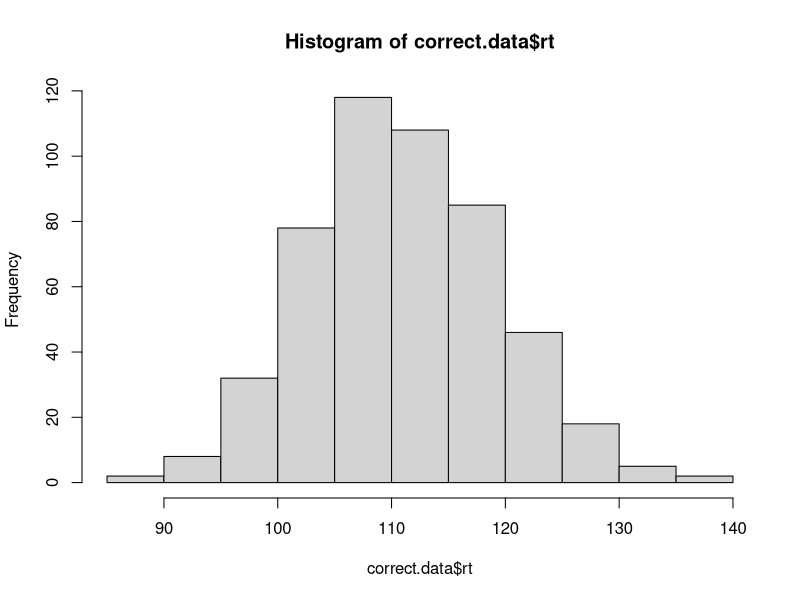
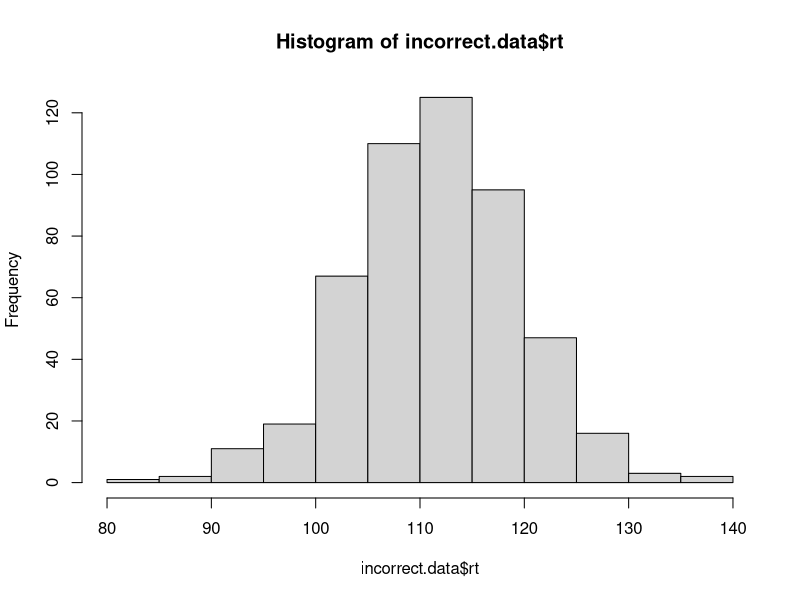

R code for these plots, in order:
# implement the model by filling in the function below
# the model should return a data frame with two columns: correct and rt
# the correct column should be TRUE or FALSE, and rt should contain the
# number of steps it took to reach the criterion.

# note that the function takes four arguments:
# samples is the number of samples to draw from the model
# rate.1 is the evidence accumulation rate for the correct response (default value is 40)
# rate.2 is the evidence accumulation rate for the incorrect response (default value is 40)
# criterion is the threshold for a response (default value is 3)

# one oddity: note that higher values for rate.1 and rate.2 will actually produce slower RTs.
# this is because the rate parameter is controlling the rate of decay of the exponential distribution,
# so faster rates mean that less evidence is likely to accumulate on each step. we could make
# these parameters more intuitive by taking 1/rate.1 and 1/rate.2 as the values to rexp().

accumulator.model <- function(samples, rate.1=35, rate.2=35, criterion=3){
  
  responses <- vector()
  latencies <- vector()
  
  for (i in c(1:samples)) {
    
    evidence.correct <- 0
    evidence.incorrect <-0
    counter <- 0
    
    while ((evidence.correct < criterion) || (evidence.incorrect < criterion)) {
      evidence.correct <- sum(evidence.correct, rexp(1, rate.1))
      evidence.incorrect <- sum(evidence.incorrect, rexp(1, rate.2))
      counter <- counter + 1
    }
    
    if (evidence.correct > evidence.incorrect) {
      responses[i] <- 1
    } else {
      responses[i] <- -1
    }
    
    latencies[i] <- counter
  }
  
  output <- data.frame(
    correct = (responses == 1),
    rt = latencies[] 
  )
  
  return(output)
}

# test the model ####

# if the model is working correctly, then the line below should generate a data frame with 
# 1000 samples and about half of the samples should be correct. the average rt will probably
# be around 112, but might vary from that by a bit.

initial.test <- accumulator.model(1000)
sum(initial.test$correct) / length(initial.test$correct) # should be close to 0.5
mean(initial.test$rt) # should be about 112

# visualize the RT distributions ####

# we can use dplyr to filter the data and visualize the correct and incorrect RT distributions

library(dplyr)

correct.data <- initial.test %>% filter(correct==TRUE)
incorrect.data <- initial.test %>% filter(correct==FALSE)

hist(correct.data$rt)
hist(incorrect.data$rt)
